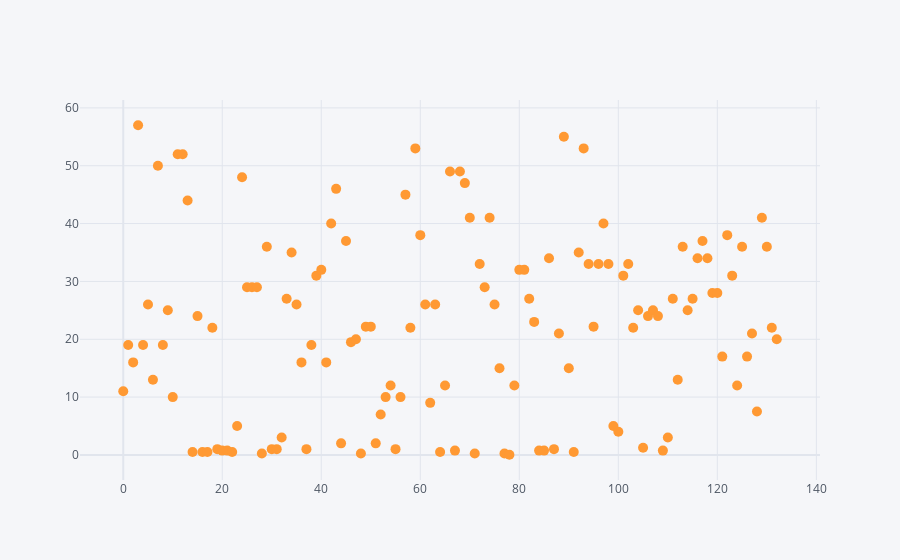

The cell this chart's notebook holds for it:
### Code cell
df['survival'].iplot(kind='scatter',mode='markers',size=10)

### Figure 1 — Plotly figure (JSON) as saved in the notebook; plotly's stock layout.template omitted (floating-point values rounded to 4 significant figures; data arrays with more than 128 entries replaced by an {"elided": "..."} marker saying what was removed)
{"data": [{"line": {"color": "rgba(255, 153, 51, 1.0)", "dash": "solid", "shape": "linear", "width": 1.3}, "marker": {"size": 10, "symbol": "circle"}, "mode": "markers", "name": "survival", "text": "", "type": "scatter", "x": {"elided": "133 int values"}, "y": {"elided": "133 float values"}}], "layout": {"legend": {"bgcolor": "#F5F6F9", "font": {"color": "#4D5663"}}, "paper_bgcolor": "#F5F6F9", "plot_bgcolor": "#F5F6F9", "title": {"font": {"color": "#4D5663"}}, "xaxis": {"gridcolor": "#E1E5ED", "showgrid": true, "tickfont": {"color": "#4D5663"}, "title": {"font": {"color": "#4D5663"}, "text": ""}, "zerolinecolor": "#E1E5ED"}, "yaxis": {"gridcolor": "#E1E5ED", "showgrid": true, "tickfont": {"color": "#4D5663"}, "title": {"font": {"color": "#4D5663"}, "text": ""}, "zerolinecolor": "#E1E5ED"}}}
